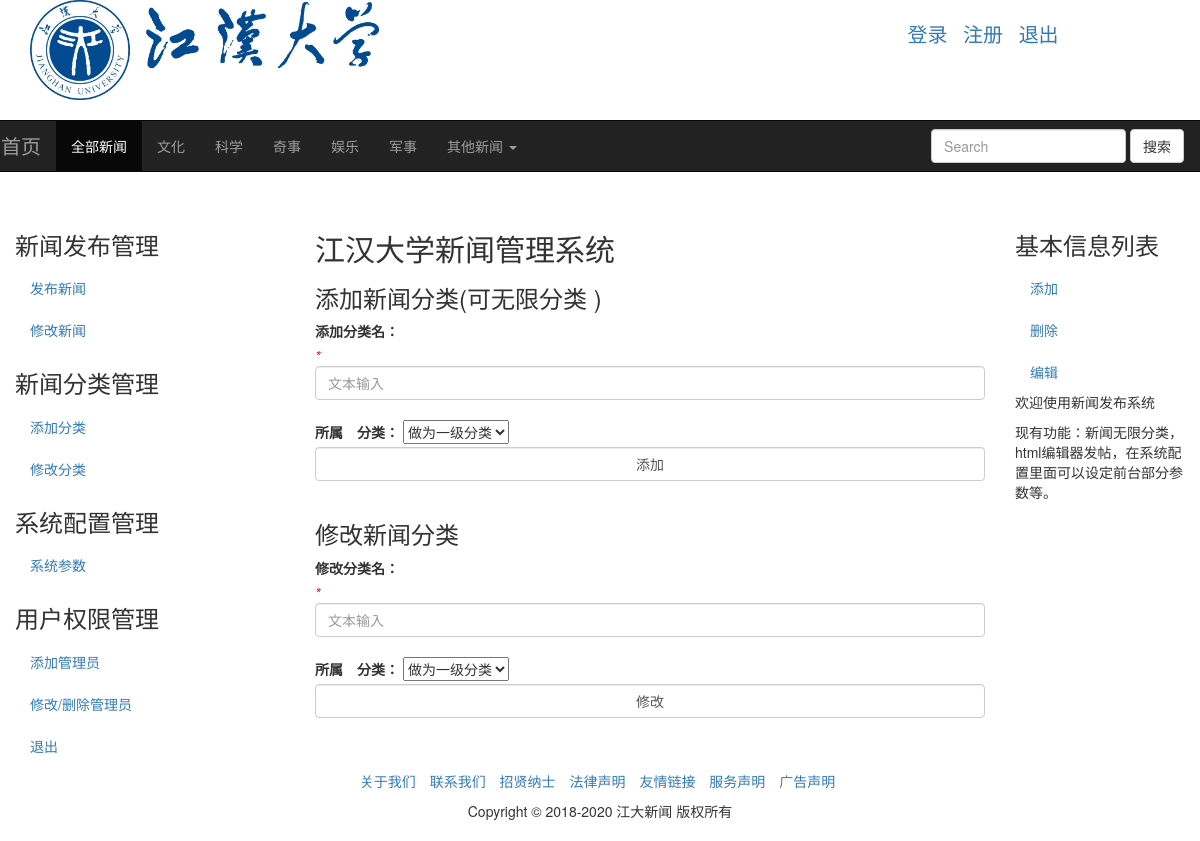
The page /addclass.php (signed in) on the database its author committed.
### tables this page shows
CREATE TABLE `class` (
  `id` tinyint(3) unsigned NOT NULL AUTO_INCREMENT COMMENT '//id',
  `class` varchar(20) NOT NULL COMMENT '//分类名',
  `typeid` tinyint(3) unsigned NOT NULL COMMENT '//分类级别id',
  `uptypeid` tinyint(3) unsigned NOT NULL COMMENT '//上级分类级别id',
  `px` tinyint(3) NOT NULL COMMENT '//分类名排序',
  PRIMARY KEY (`id`)
);

### addclass.php (the view, shortened to what this page needs)
<!DOCTYPE>
<html>
<head>
		<link href="css/bootstrap.min.css" rel="stylesheet">
</head>
<body>
<?php
require 'head.php';
?>
<div class="container-fluid" style="margin-top: 20px;">
	<div class="row">
	<?php require 'left2.php';?>
		<div class="col-sm-7">
			<h2>江汉大学新闻管理系统</h2>
			<div>
						<h3>添加新闻分类(可无限分类 )</h3>
						<form role="form" method="post" action="?action=addclass">
						<div class="form-group">
		<label for="name">添加分类名：</label><br />
		<em style="color: red;">*</em><input type="text" class="form-control" name="name" placeholder="文本输入"><br />
		<label for="name">所属　分类：</label>
		<select name="typeid">
<option value="one">做为一级分类</option>
</select><br />
<input type="submit" value="添加" class="form-control"><br />
</div>
</form>
</div>
<div>
						<h3>修改新闻分类</h3>
						<form role="form" method="post" action="?action=modify">
						<div class="form-group">
		<label for="name">修改分类名：</label><br />
		<em style="color: red;">*</em><input type="text" class="form-control" name="name" placeholder="文本输入"><br />
		<label for="name">所属　分类：</label>
		<select name="typeid">
<option value="one">做为一级分类</option>
</select><br />
<input type="submit" value="修改" class="form-control"><br />
</div>
</form>
</div>
		</div>
	<?php require 'right2.php';?>
	</div>
</div>
<?php
require 'foot.php';
?>
</body>
</html>

### head.php (shortened to what this page needs)
<div class="container-fluid">
			<div class="col-md-4">
				<img src="img/whxy_badge.png" height="100"/>
			</div>
			<div class="col-md-3" style="padding-top:20px;font-size: 20px;">
				<ol class="list-inline">
					<li><a href="login.php">登录</a></li>
					<li><a href="register.php">注册</a></li>
					<li><a href="exit.php?action=exit">退出</a></li>
				</ol>
			</div>
		</div>
		<div class="row" style="margin-top: 20px;">
			<nav class="navbar navbar-inverse">
			  <div class="container-fluid">
			    <div class="navbar-header" >
			      <a class="navbar-brand" href="index.php" style="font-size: 20px;">首页</a>
			    </div>
			    <div class="collapse navbar-collapse" id="bs-example-navbar-collapse-1">
			      <ul class="nav navbar-nav">
			        <li class="active"><a href="sqlgunallnews.php">全部新闻<span class="sr-only">(current)</span></a></li>
			        <?php
$_result=mysql_query("select id,class from class where typeid='1'");
while (!!$_rows=mysql_fetch_array($_result)) {?>
<li><a href="sqlgunclass.php?id=<?php echo $_rows['id']?>"><?php echo $_rows['class']?></a></li>
<?php
}
?>
			        <li class="dropdown">
			          <a href="#" class="dropdown-toggle" data-toggle="dropdown" role="button" aria-haspopup="true" aria-expanded="false">其他新闻 <span class="caret"></span></a>
			        </li>
			      </ul>
			      <form method="post" action="sqlgunsearch.php" class="navbar-form navbar-right">
			        <div class="form-group">
			          <input name="key" type="text" class="form-control" placeholder="Search">
			        </div>
			        <button type="submit" class="btn btn-default">搜索</button>
			      </form>
			    </div>
			  </div>
			</nav>
		</div>

### rows shown on the page
class: class "文化"
class: class "科学"
class: class "奇事"
class: class "娱乐"
class: class "军事"
